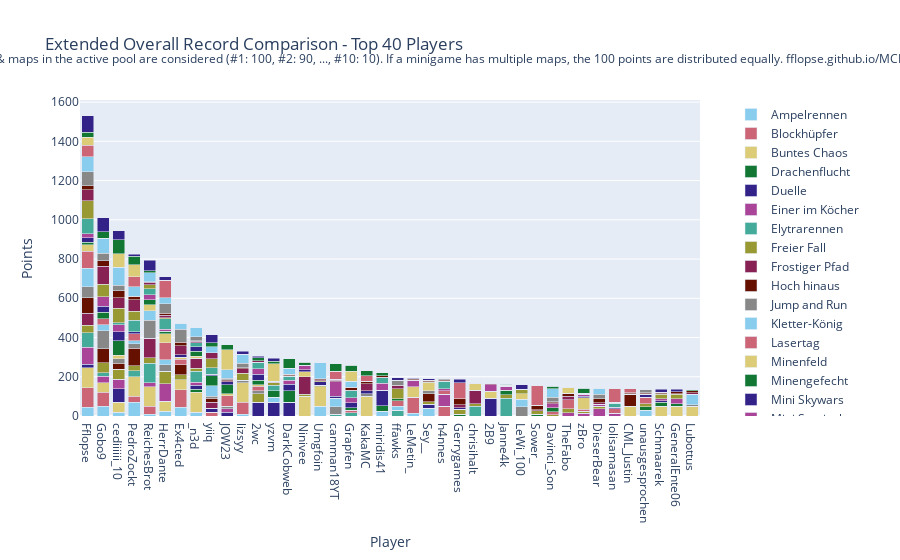

Notebook cell for this chart:
### Code cell
import plotly.graph_objects as go

# Sum all columns to get the total score
outDf['Total'] = outDf.sum(axis=1)

# Sort by total score and fill N/A values with 0
outDf = outDf.sort_values(by='Total', ascending=False).fillna(0)

# Crop to top 10 players
cropDf = outDf.head(40).copy()

# Drop the 'Total' column for plotting
cropDf = cropDf.drop(columns=['Total'])

# Create a color palette
color_palette = px.colors.qualitative.Safe

# Create the stacked bar plot
fig = go.Figure()

for column in cropDf.columns.difference(['Player']):
    fig.add_trace(go.Bar(
        x=cropDf.index,
        y=cropDf[column],
        name=column,
        marker_color=color_palette[len(fig.data) % len(color_palette)]
    ))

# Update layout
fig.update_layout(
    barmode='stack',
    title='Extended Overall Record Comparison - Top 40 Players',
    xaxis=dict(title='Player'),
    yaxis=dict(title='Points'),
    #height=800,
    #width=1000,
    legend=dict(
        x=1.05,
        y=0.5,
        traceorder='normal',
        font=dict(size=12),
        bgcolor='rgba(255, 255, 255, 0)',
        bordercolor='rgba(0, 0, 0, 0)'
    ),
    margin=dict(r=200),  # Adjust right margin to make room for the legend
    annotations=[
        dict(
            x=0.5,
            y=1.1635,
            xref='paper',
            yref='paper',
            text='Max 100 points per minigame. Records #1 through #10 of games & maps in the active pool are considered (#1: 100, #2: 90, ..., #10: 10). If a minigame has multiple maps, the 100 points are distributed equally. fflopse.github.io/MCP-Records/data-analysis/global-ranking.ipynb',
            showarrow=False,
            font=dict(size=12),
            xanchor='center'
        )
    ]
)

fig.show()

# save the plot as an html file

fig.write_html('out/ext_overall_record_comparison.html')

### Figure 1 — Plotly figure (JSON) as saved in the notebook; plotly's stock layout.template omitted (floating-point values rounded to 4 significant figures)
{"data": [{"marker": {"color": "rgb(136, 204, 238)"}, "name": "Ampelrennen", "type": "bar", "x": ["Fflopse", "Gobo9", "cediiiiii_10", "PedroZockt", "ReichesBrot", "HerrDante", "Ex4cted", "_n3d", "yiiq", "JOW23", "lizsyy", "2wc", "yzvm", "DarkCobweb", "Ninivee", "Umgfoin", "camman18YT", "Grapfen", "KakaMC", "miridis41", "ffawks", "LeMetin_", "Sey__", "h4nnes", "Gerrygames", "chrisihalt", "2B9", "Janne4k", "LeWi_100", "Sower_", "Davinci_Son", "TheFabo", "zBro", "DieserBear", "lolisamasan", "CML_Justin", "unausgesprochen", "Schmaarek", "GeneralEnte06", "Lubottus"], "y": [45, 50, 20, 70, 10, 25, 45, 20, 0, 0, 10, 0, 0, 0, 0, 50, 0, 0, 0, 25, 0, 15, 40, 0, 0, 0, 0, 0, 0, 0, 0, 0, 0, 0, 0, 0, 30, 0, 0, 0]}, {"marker": {"color": "rgb(204, 102, 119)"}, "name": "Blockhüpfer", "type": "bar", "x": ["Fflopse", "Gobo9", "cediiiiii_10", "PedroZockt", "ReichesBrot", "HerrDante", "Ex4cted", "_n3d", "yiiq", "JOW23", "lizsyy", "2wc", "yzvm", "DarkCobweb", "Ninivee", "Umgfoin", "camman18YT", "Grapfen", "KakaMC", "miridis41", "ffawks", "LeMetin_", "Sey__", "h4nnes", "Gerrygames", "chrisihalt", "2B9", "Janne4k", "LeWi_100", "Sower_", "Davinci_Son", "TheFabo", "zBro", "DieserBear", "lolisamasan", "CML_Justin", "unausgesprochen", "Schmaarek", "GeneralEnte06", "Lubottus"], "y": [100, 70, 0, 30, 40, 0, 90, 0, 20, 0, 60, 0, 0, 0, 0, 0, 0, 0, 0, 0, 0, 80, 0, 50, 0, 0, 0, 0, 0, 0, 0, 0, 0, 0, 0, 0, 0, 0, 0, 0]}, {"marker": {"color": "rgb(221, 204, 119)"}, "name": "Buntes Chaos", "type": "bar", "x": ["Fflopse", "Gobo9", "cediiiiii_10", "PedroZockt", "ReichesBrot", "HerrDante", "Ex4cted", "_n3d", "yiiq", "JOW23", "lizsyy", "2wc", "yzvm", "DarkCobweb", "Ninivee", "Umgfoin", "camman18YT", "Grapfen", "KakaMC", "miridis41", "ffawks", "LeMetin_", "Sey__", "h4nnes", "Gerrygames", "chrisihalt", "2B9", "Janne4k", "LeWi_100", "Sower_", "Davinci_Son", "TheFabo", "zBro", "DieserBear", "lolisamasan", "CML_Justin", "unausgesprochen", "Schmaarek", "GeneralEnte06", "Lubottus"], "y": [100, 50, 50, 100, 100, 50, 50, 100, 0, 0, 100, 0, 0, 0, 100, 100, 0, 0, 100, 0, 0, 0, 0, 0, 0, 0, 0, 0, 0, 0, 0, 0, 0, 0, 0, 50, 0, 50, 50, 50]}, {"marker": {"color": "rgb(17, 119, 51)"}, "name": "Drachenflucht", "type": "bar", "x": ["Fflopse", "Gobo9", "cediiiiii_10", "PedroZockt", "ReichesBrot", "HerrDante", "Ex4cted", "_n3d", "yiiq", "JOW23", "lizsyy", "2wc", "yzvm", "DarkCobweb", "Ninivee", "Umgfoin", "camman18YT", "Grapfen", "KakaMC", "miridis41", "ffawks", "LeMetin_", "Sey__", "h4nnes", "Gerrygames", "chrisihalt", "2B9", "Janne4k", "LeWi_100", "Sower_", "Davinci_Son", "TheFabo", "zBro", "DieserBear", "lolisamasan", "CML_Justin", "unausgesprochen", "Schmaarek", "GeneralEnte06", "Lubottus"], "y": [0, 0, 0, 0, 0, 0, 0, 16, 0, 0, 0, 0, 0, 0, 0, 0, 0, 0, 0, 26, 0, 0, 0, 0, 10, 0, 0, 0, 0, 8, 0, 0, 0, 0, 0, 0, 16, 0, 0, 0]}, {"marker": {"color": "rgb(51, 34, 136)"}, "name": "Duelle", "type": "bar", "x": ["Fflopse", "Gobo9", "cediiiiii_10", "PedroZockt", "ReichesBrot", "HerrDante", "Ex4cted", "_n3d", "yiiq", "JOW23", "lizsyy", "2wc", "yzvm", "DarkCobweb", "Ninivee", "Umgfoin", "camman18YT", "Grapfen", "KakaMC", "miridis41", "ffawks", "LeMetin_", "Sey__", "h4nnes", "Gerrygames", "chrisihalt", "2B9", "Janne4k", "LeWi_100", "Sower_", "Davinci_Son", "TheFabo", "zBro", "DieserBear", "lolisamasan", "CML_Justin", "unausgesprochen", "Schmaarek", "GeneralEnte06", "Lubottus"], "y": [20, 0, 70, 0, 0, 0, 0, 20, 20, 20, 0, 70, 70, 70, 0, 0, 0, 0, 0, 80, 0, 0, 20, 0, 0, 0, 90, 0, 0, 0, 0, 0, 0, 0, 0, 0, 0, 0, 0, 0]}, {"marker": {"color": "rgb(170, 68, 153)"}, "name": "Einer im Köcher", "type": "bar", "x": ["Fflopse", "Gobo9", "cediiiiii_10", "PedroZockt", "ReichesBrot", "HerrDante", "Ex4cted", "_n3d", "yiiq", "JOW23", "lizsyy", "2wc", "yzvm", "DarkCobweb", "Ninivee", "Umgfoin", "camman18YT", "Grapfen", "KakaMC", "miridis41", "ffawks", "LeMetin_", "Sey__", "h4nnes", "Gerrygames", "chrisihalt", "2B9", "Janne4k", "LeWi_100", "Sower_", "Davinci_Son", "TheFabo", "zBro", "DieserBear", "lolisamasan", "CML_Justin", "unausgesprochen", "Schmaarek", "GeneralEnte06", "Lubottus"], "y": [86.67, 33.33, 46.67, 0, 20, 90, 0, 16.67, 0, 16.67, 0, 0, 0, 0, 0, 0, 0, 0, 0, 0, 0, 0, 0, 60, 0, 0, 0, 0, 0, 0, 0, 16.67, 13.33, 36.67, 13.33, 0, 0, 0, 0, 0]}, {"marker": {"color": "rgb(68, 170, 153)"}, "name": "Elytrarennen", "type": "bar", "x": ["Fflopse", "Gobo9", "cediiiiii_10", "PedroZockt", "ReichesBrot", "HerrDante", "Ex4cted", "_n3d", "yiiq", "JOW23", "lizsyy", "2wc", "yzvm", "DarkCobweb", "Ninivee", "Umgfoin", "camman18YT", "Grapfen", "KakaMC", "miridis41", "ffawks", "LeMetin_", "Sey__", "h4nnes", "Gerrygames", "chrisihalt", "2B9", "Janne4k", "LeWi_100", "Sower_", "Davinci_Son", "TheFabo", "zBro", "DieserBear", "lolisamasan", "CML_Justin", "unausgesprochen", "Schmaarek", "GeneralEnte06", "Lubottus"], "y": [73.33, 16.67, 0, 30, 100, 0, 0, 56.67, 0, 0, 0, 0, 0, 0, 0, 0, 10, 16.67, 0, 0, 30, 0, 0, 0, 0, 50, 0, 90, 0, 0, 0, 0, 0, 0, 0, 0, 0, 0, 0, 0]}, {"marker": {"color": "rgb(153, 153, 51)"}, "name": "Freier Fall", "type": "bar", "x": ["Fflopse", "Gobo9", "cediiiiii_10", "PedroZockt", "ReichesBrot", "HerrDante", "Ex4cted", "_n3d", "yiiq", "JOW23", "lizsyy", "2wc", "yzvm", "DarkCobweb", "Ninivee", "Umgfoin", "camman18YT", "Grapfen", "KakaMC", "miridis41", "ffawks", "LeMetin_", "Sey__", "h4nnes", "Gerrygames", "chrisihalt", "2B9", "Janne4k", "LeWi_100", "Sower_", "Davinci_Son", "TheFabo", "zBro", "DieserBear", "lolisamasan", "CML_Justin", "unausgesprochen", "Schmaarek", "GeneralEnte06", "Lubottus"], "y": [37.5, 52.5, 52.5, 25, 27.5, 62.5, 25, 15, 0, 0, 0, 42.5, 0, 0, 10, 7.5, 0, 0, 0, 0, 0, 0, 12.5, 0, 25, 12.5, 0, 17.5, 0, 20, 7.5, 20, 10, 12.5, 0, 0, 17.5, 0, 0, 0]}, {"marker": {"color": "rgb(136, 34, 85)"}, "name": "Frostiger Pfad", "type": "bar", "x": ["Fflopse", "Gobo9", "cediiiiii_10", "PedroZockt", "ReichesBrot", "HerrDante", "Ex4cted", "_n3d", "yiiq", "JOW23", "lizsyy", "2wc", "yzvm", "DarkCobweb", "Ninivee", "Umgfoin", "camman18YT", "Grapfen", "KakaMC", "miridis41", "ffawks", "LeMetin_", "Sey__", "h4nnes", "Gerrygames", "chrisihalt", "2B9", "Janne4k", "LeWi_100", "Sower_", "Davinci_Son", "TheFabo", "zBro", "DieserBear", "lolisamasan", "CML_Justin", "unausgesprochen", "Schmaarek", "GeneralEnte06", "Lubottus"], "y": [60, 0, 0, 0, 100, 0, 0, 50, 30, 0, 0, 0, 0, 0, 90, 0, 0, 0, 0, 0, 0, 0, 0, 0, 0, 70, 0, 0, 0, 0, 0, 0, 0, 0, 0, 0, 0, 0, 0, 0]}, {"marker": {"color": "rgb(102, 17, 0)"}, "name": "Hoch hinaus", "type": "bar", "x": ["Fflopse", "Gobo9", "cediiiiii_10", "PedroZockt", "ReichesBrot", "HerrDante", "Ex4cted", "_n3d", "yiiq", "JOW23", "lizsyy", "2wc", "yzvm", "DarkCobweb", "Ninivee", "Umgfoin", "camman18YT", "Grapfen", "KakaMC", "miridis41", "ffawks", "LeMetin_", "Sey__", "h4nnes", "Gerrygames", "chrisihalt", "2B9", "Janne4k", "LeWi_100", "Sower_", "Davinci_Son", "TheFabo", "zBro", "DieserBear", "lolisamasan", "CML_Justin", "unausgesprochen", "Schmaarek", "GeneralEnte06", "Lubottus"], "y": [80, 70, 30, 90, 0, 0, 50, 0, 20, 0, 0, 0, 0, 0, 0, 0, 0, 0, 0, 0, 0, 0, 40, 0, 0, 0, 0, 0, 0, 0, 0, 0, 0, 0, 0, 60, 0, 0, 0, 0]}, {"marker": {"color": "rgb(136, 136, 136)"}, "name": "Jump and Run", "type": "bar", "x": ["Fflopse", "Gobo9", "cediiiiii_10", "PedroZockt", "ReichesBrot", "HerrDante", "Ex4cted", "_n3d", "yiiq", "JOW23", "lizsyy", "2wc", "yzvm", "DarkCobweb", "Ninivee", "Umgfoin", "camman18YT", "Grapfen", "KakaMC", "miridis41", "ffawks", "LeMetin_", "Sey__", "h4nnes", "Gerrygames", "chrisihalt", "2B9", "Janne4k", "LeWi_100", "Sower_", "Davinci_Son", "TheFabo", "zBro", "DieserBear", "lolisamasan", "CML_Justin", "unausgesprochen", "Schmaarek", "GeneralEnte06", "Lubottus"], "y": [56.67, 93.33, 23.33, 23.33, 90, 33.33, 0, 0, 10, 13.33, 13.33, 16.67, 0, 0, 0, 0, 36.67, 0, 13.33, 0, 0, 0, 16.67, 0, 0, 0, 0, 0, 46.67, 0, 0, 0, 0, 0, 0, 0, 0, 0, 0, 6.667]}, {"marker": {"color": "rgb(136, 204, 238)"}, "name": "Kletter-König", "type": "bar", "x": ["Fflopse", "Gobo9", "cediiiiii_10", "PedroZockt", "ReichesBrot", "HerrDante", "Ex4cted", "_n3d", "yiiq", "JOW23", "lizsyy", "2wc", "yzvm", "DarkCobweb", "Ninivee", "Umgfoin", "camman18YT", "Grapfen", "KakaMC", "miridis41", "ffawks", "LeMetin_", "Sey__", "h4nnes", "Gerrygames", "chrisihalt", "2B9", "Janne4k", "LeWi_100", "Sower_", "Davinci_Son", "TheFabo", "zBro", "DieserBear", "lolisamasan", "CML_Justin", "unausgesprochen", "Schmaarek", "GeneralEnte06", "Lubottus"], "y": [95, 30, 0, 15, 50, 25, 0, 0, 55, 0, 0, 0, 25, 0, 0, 0, 45, 0, 0, 0, 20, 0, 0, 0, 0, 0, 0, 0, 40, 0, 0, 0, 0, 0, 0, 0, 0, 0, 0, 55]}, {"marker": {"color": "rgb(204, 102, 119)"}, "name": "Lasertag", "type": "bar", "x": ["Fflopse", "Gobo9", "cediiiiii_10", "PedroZockt", "ReichesBrot", "HerrDante", "Ex4cted", "_n3d", "yiiq", "JOW23", "lizsyy", "2wc", "yzvm", "DarkCobweb", "Ninivee", "Umgfoin", "camman18YT", "Grapfen", "KakaMC", "miridis41", "ffawks", "LeMetin_", "Sey__", "h4nnes", "Gerrygames", "chrisihalt", "2B9", "Janne4k", "LeWi_100", "Sower_", "Davinci_Son", "TheFabo", "zBro", "DieserBear", "lolisamasan", "CML_Justin", "unausgesprochen", "Schmaarek", "GeneralEnte06", "Lubottus"], "y": [86.67, 30, 0, 36.67, 0, 86.67, 30, 0, 0, 53.33, 0, 23.33, 0, 0, 0, 0, 0, 13.33, 0, 0, 26.67, 0, 0, 20, 0, 0, 0, 0, 0, 0, 13.33, 46.67, 10, 0, 23.33, 0, 33.33, 0, 0, 0]}, {"marker": {"color": "rgb(221, 204, 119)"}, "name": "Minenfeld", "type": "bar", "x": ["Fflopse", "Gobo9", "cediiiiii_10", "PedroZockt", "ReichesBrot", "HerrDante", "Ex4cted", "_n3d", "yiiq", "JOW23", "lizsyy", "2wc", "yzvm", "DarkCobweb", "Ninivee", "Umgfoin", "camman18YT", "Grapfen", "KakaMC", "miridis41", "ffawks", "LeMetin_", "Sey__", "h4nnes", "Gerrygames", "chrisihalt", "2B9", "Janne4k", "LeWi_100", "Sower_", "Davinci_Son", "TheFabo", "zBro", "DieserBear", "lolisamasan", "CML_Justin", "unausgesprochen", "Schmaarek", "GeneralEnte06", "Lubottus"], "y": [33.33, 0, 16.67, 0, 30, 46.67, 10, 10, 0, 10, 0, 6.667, 0, 0, 26.67, 0, 0, 0, 0, 0, 0, 53.33, 40, 0, 0, 33.33, 36.67, 0, 26.67, 0, 0, 0, 60, 0, 0, 0, 0, 0, 0, 0]}, {"marker": {"color": "rgb(17, 119, 51)"}, "name": "Minengefecht", "type": "bar", "x": ["Fflopse", "Gobo9", "cediiiiii_10", "PedroZockt", "ReichesBrot", "HerrDante", "Ex4cted", "_n3d", "yiiq", "JOW23", "lizsyy", "2wc", "yzvm", "DarkCobweb", "Ninivee", "Umgfoin", "camman18YT", "Grapfen", "KakaMC", "miridis41", "ffawks", "LeMetin_", "Sey__", "h4nnes", "Gerrygames", "chrisihalt", "2B9", "Janne4k", "LeWi_100", "Sower_", "Davinci_Son", "TheFabo", "zBro", "DieserBear", "lolisamasan", "CML_Justin", "unausgesprochen", "Schmaarek", "GeneralEnte06", "Lubottus"], "y": [12.5, 32.5, 75, 0, 25, 12.5, 0, 25, 50, 45, 0, 22.5, 35, 60, 0, 0, 0, 12.5, 0, 0, 12.5, 0, 0, 0, 0, 0, 0, 25, 0, 0, 22.5, 0, 0, 0, 0, 0, 0, 20, 12.5, 0]}, {"marker": {"color": "rgb(51, 34, 136)"}, "name": "Mini Skywars", "type": "bar", "x": ["Fflopse", "Gobo9", "cediiiiii_10", "PedroZockt", "ReichesBrot", "HerrDante", "Ex4cted", "_n3d", "yiiq", "JOW23", "lizsyy", "2wc", "yzvm", "DarkCobweb", "Ninivee", "Umgfoin", "camman18YT", "Grapfen", "KakaMC", "miridis41", "ffawks", "LeMetin_", "Sey__", "h4nnes", "Gerrygames", "chrisihalt", "2B9", "Janne4k", "LeWi_100", "Sower_", "Davinci_Son", "TheFabo", "zBro", "DieserBear", "lolisamasan", "CML_Justin", "unausgesprochen", "Schmaarek", "GeneralEnte06", "Lubottus"], "y": [21.67, 31.67, 45, 8.333, 0, 0, 11.67, 23.33, 8.333, 16.67, 0, 31.67, 0, 31.67, 8.333, 16.67, 8.333, 25, 16.67, 0, 0, 0, 0, 0, 6.667, 0, 0, 0, 0, 0, 0, 0, 6.667, 0, 8.333, 0, 13.33, 8.333, 0, 0]}, {"marker": {"color": "rgb(170, 68, 153)"}, "name": "Mini Survivalgames", "type": "bar", "x": ["Fflopse", "Gobo9", "cediiiiii_10", "PedroZockt", "ReichesBrot", "HerrDante", "Ex4cted", "_n3d", "yiiq", "JOW23", "lizsyy", "2wc", "yzvm", "DarkCobweb", "Ninivee", "Umgfoin", "camman18YT", "Grapfen", "KakaMC", "miridis41", "ffawks", "LeMetin_", "Sey__", "h4nnes", "Gerrygames", "chrisihalt", "2B9", "Janne4k", "LeWi_100", "Sower_", "Davinci_Son", "TheFabo", "zBro", "DieserBear", "lolisamasan", "CML_Justin", "unausgesprochen", "Schmaarek", "GeneralEnte06", "Lubottus"], "y": [20, 46.67, 36.67, 0, 26.67, 10, 0, 0, 0, 0, 0, 26.67, 0, 20, 20, 0, 73.33, 26.67, 0, 36.67, 0, 33.33, 0, 10, 0, 0, 33.33, 20, 0, 0, 20, 0, 10, 10, 0, 0, 0, 10, 26.67, 0]}, {"marker": {"color": "rgb(68, 170, 153)"}, "name": "Paintball", "type": "bar", "x": ["Fflopse", "Gobo9", "cediiiiii_10", "PedroZockt", "ReichesBrot", "HerrDante", "Ex4cted", "_n3d", "yiiq", "JOW23", "lizsyy", "2wc", "yzvm", "DarkCobweb", "Ninivee", "Umgfoin", "camman18YT", "Grapfen", "KakaMC", "miridis41", "ffawks", "LeMetin_", "Sey__", "h4nnes", "Gerrygames", "chrisihalt", "2B9", "Janne4k", "LeWi_100", "Sower_", "Davinci_Son", "TheFabo", "zBro", "DieserBear", "lolisamasan", "CML_Justin", "unausgesprochen", "Schmaarek", "GeneralEnte06", "Lubottus"], "y": [76.67, 0, 10, 60, 30, 53.33, 0, 20, 33.33, 0, 0, 33.33, 26.67, 20, 0, 0, 0, 33.33, 0, 26.67, 0, 0, 0, 36.67, 0, 0, 0, 0, 0, 0, 0, 0, 0, 0, 20, 0, 0, 0, 0, 0]}, {"marker": {"color": "rgb(153, 153, 51)"}, "name": "Pferderennen", "type": "bar", "x": ["Fflopse", "Gobo9", "cediiiiii_10", "PedroZockt", "ReichesBrot", "HerrDante", "Ex4cted", "_n3d", "yiiq", "JOW23", "lizsyy", "2wc", "yzvm", "DarkCobweb", "Ninivee", "Umgfoin", "camman18YT", "Grapfen", "KakaMC", "miridis41", "ffawks", "LeMetin_", "Sey__", "h4nnes", "Gerrygames", "chrisihalt", "2B9", "Janne4k", "LeWi_100", "Sower_", "Davinci_Son", "TheFabo", "zBro", "DieserBear", "lolisamasan", "CML_Justin", "unausgesprochen", "Schmaarek", "GeneralEnte06", "Lubottus"], "y": [91.67, 65, 73.33, 45, 20, 6.667, 0, 0, 45, 0, 35, 0, 13.33, 0, 0, 6.667, 0, 0, 0, 0, 50, 0, 3.333, 0, 0, 0, 0, 0, 20, 0, 0, 0, 0, 0, 0, 0, 0, 21.67, 21.67, 0]}, {"marker": {"color": "rgb(136, 34, 85)"}, "name": "Replika", "type": "bar", "x": ["Fflopse", "Gobo9", "cediiiiii_10", "PedroZockt", "ReichesBrot", "HerrDante", "Ex4cted", "_n3d", "yiiq", "JOW23", "lizsyy", "2wc", "yzvm", "DarkCobweb", "Ninivee", "Umgfoin", "camman18YT", "Grapfen", "KakaMC", "miridis41", "ffawks", "LeMetin_", "Sey__", "h4nnes", "Gerrygames", "chrisihalt", "2B9", "Janne4k", "LeWi_100", "Sower_", "Davinci_Son", "TheFabo", "zBro", "DieserBear", "lolisamasan", "CML_Justin", "unausgesprochen", "Schmaarek", "GeneralEnte06", "Lubottus"], "y": [56.5, 91.36, 53.11, 60.29, 11.55, 11.26, 46.31, 7.282, 30.97, 5.437, 21.55, 7.476, 2.816, 4.757, 2.816, 2.816, 7.961, 4.466, 35.44, 3.981, 15.53, 3.981, 3.01, 2.816, 15.83, 3.204, 4.563, 4.951, 2.136, 4.951, 5.243, 16.41, 3.592, 9.223, 3.01, 4.175, 4.175, 2.816, 3.204, 6.019]}, {"marker": {"color": "rgb(102, 17, 0)"}, "name": "Sammelwahn", "type": "bar", "x": ["Fflopse", "Gobo9", "cediiiiii_10", "PedroZockt", "ReichesBrot", "HerrDante", "Ex4cted", "_n3d", "yiiq", "JOW23", "lizsyy", "2wc", "yzvm", "DarkCobweb", "Ninivee", "Umgfoin", "camman18YT", "Grapfen", "KakaMC", "miridis41", "ffawks", "LeMetin_", "Sey__", "h4nnes", "Gerrygames", "chrisihalt", "2B9", "Janne4k", "LeWi_100", "Sower_", "Davinci_Son", "TheFabo", "zBro", "DieserBear", "lolisamasan", "CML_Justin", "unausgesprochen", "Schmaarek", "GeneralEnte06", "Lubottus"], "y": [20.5, 27.5, 35.25, 16.25, 3.25, 10, 16.75, 4.5, 0, 4, 5, 0, 4.5, 6, 2, 7, 6, 15.75, 10.75, 7, 2.75, 3, 7.75, 4.75, 31, 3.25, 2.5, 0, 0, 21.75, 3.25, 17.25, 3.5, 20.5, 1, 4.75, 3.25, 9.5, 9.75, 10.25]}, {"marker": {"color": "rgb(136, 136, 136)"}, "name": "Schießstand", "type": "bar", "x": ["Fflopse", "Gobo9", "cediiiiii_10", "PedroZockt", "ReichesBrot", "HerrDante", "Ex4cted", "_n3d", "yiiq", "JOW23", "lizsyy", "2wc", "yzvm", "DarkCobweb", "Ninivee", "Umgfoin", "camman18YT", "Grapfen", "KakaMC", "miridis41", "ffawks", "LeMetin_", "Sey__", "h4nnes", "Gerrygames", "chrisihalt", "2B9", "Janne4k", "LeWi_100", "Sower_", "Davinci_Son", "TheFabo", "zBro", "DieserBear", "lolisamasan", "CML_Justin", "unausgesprochen", "Schmaarek", "GeneralEnte06", "Lubottus"], "y": [72.5, 40, 30, 0, 0, 50, 67.5, 20, 0, 7.5, 25, 0, 0, 0, 0, 0, 0, 0, 0, 0, 25, 0, 0, 5, 0, 0, 0, 0, 0, 0, 22.5, 0, 0, 22.5, 0, 0, 20, 0, 0, 0]}, {"marker": {"color": "rgb(136, 204, 238)"}, "name": "Spleef", "type": "bar", "x": ["Fflopse", "Gobo9", "cediiiiii_10", "PedroZockt", "ReichesBrot", "HerrDante", "Ex4cted", "_n3d", "yiiq", "JOW23", "lizsyy", "2wc", "yzvm", "DarkCobweb", "Ninivee", "Umgfoin", "camman18YT", "Grapfen", "KakaMC", "miridis41", "ffawks", "LeMetin_", "Sey__", "h4nnes", "Gerrygames", "chrisihalt", "2B9", "Janne4k", "LeWi_100", "Sower_", "Davinci_Son", "TheFabo", "zBro", "DieserBear", "lolisamasan", "CML_Justin", "unausgesprochen", "Schmaarek", "GeneralEnte06", "Lubottus"], "y": [75, 75, 90, 50, 45, 30, 30, 45, 30, 45, 45, 0, 0, 30, 0, 80, 0, 30, 0, 0, 0, 0, 0, 0, 0, 0, 0, 0, 0, 0, 45, 0, 0, 30, 0, 0, 0, 0, 0, 0]}, {"marker": {"color": "rgb(204, 102, 119)"}, "name": "Todeswürfel", "type": "bar", "x": ["Fflopse", "Gobo9", "cediiiiii_10", "PedroZockt", "ReichesBrot", "HerrDante", "Ex4cted", "_n3d", "yiiq", "JOW23", "lizsyy", "2wc", "yzvm", "DarkCobweb", "Ninivee", "Umgfoin", "camman18YT", "Grapfen", "KakaMC", "miridis41", "ffawks", "LeMetin_", "Sey__", "h4nnes", "Gerrygames", "chrisihalt", "2B9", "Janne4k", "LeWi_100", "Sower_", "Davinci_Son", "TheFabo", "zBro", "DieserBear", "lolisamasan", "CML_Justin", "unausgesprochen", "Schmaarek", "GeneralEnte06", "Lubottus"], "y": [60, 0, 0, 50, 0, 90, 0, 0, 0, 0, 0, 0, 0, 0, 0, 0, 40, 0, 30, 0, 0, 0, 0, 0, 80, 0, 0, 0, 0, 100, 0, 0, 0, 0, 70, 20, 0, 0, 0, 0]}, {"marker": {"color": "rgb(221, 204, 119)"}, "name": "Waffenfolge", "type": "bar", "x": ["Fflopse", "Gobo9", "cediiiiii_10", "PedroZockt", "ReichesBrot", "HerrDante", "Ex4cted", "_n3d", "yiiq", "JOW23", "lizsyy", "2wc", "yzvm", "DarkCobweb", "Ninivee", "Umgfoin", "camman18YT", "Grapfen", "KakaMC", "miridis41", "ffawks", "LeMetin_", "Sey__", "h4nnes", "Gerrygames", "chrisihalt", "2B9", "Janne4k", "LeWi_100", "Sower_", "Davinci_Son", "TheFabo", "zBro", "DieserBear", "lolisamasan", "CML_Justin", "unausgesprochen", "Schmaarek", "GeneralEnte06", "Lubottus"], "y": [40, 0, 70, 60, 0, 0, 0, 0, 0, 100, 0, 0, 90, 0, 0, 0, 0, 50, 0, 0, 0, 0, 0, 0, 0, 0, 0, 0, 0, 0, 0, 30, 0, 0, 0, 0, 0, 0, 0, 0]}, {"marker": {"color": "rgb(17, 119, 51)"}, "name": "Walls", "type": "bar", "x": ["Fflopse", "Gobo9", "cediiiiii_10", "PedroZockt", "ReichesBrot", "HerrDante", "Ex4cted", "_n3d", "yiiq", "JOW23", "lizsyy", "2wc", "yzvm", "DarkCobweb", "Ninivee", "Umgfoin", "camman18YT", "Grapfen", "KakaMC", "miridis41", "ffawks", "LeMetin_", "Sey__", "h4nnes", "Gerrygames", "chrisihalt", "2B9", "Janne4k", "LeWi_100", "Sower_", "Davinci_Son", "TheFabo", "zBro", "DieserBear", "lolisamasan", "CML_Justin", "unausgesprochen", "Schmaarek", "GeneralEnte06", "Lubottus"], "y": [25, 32.5, 70, 45, 12.5, 0, 0, 0, 20, 25, 0, 15, 12.5, 50, 15, 0, 40, 30, 25, 15, 0, 0, 0, 0, 0, 0, 0, 5, 0, 0, 12.5, 0, 25, 0, 0, 0, 0, 0, 0, 5]}, {"marker": {"color": "rgb(51, 34, 136)"}, "name": "Wettrennen", "type": "bar", "x": ["Fflopse", "Gobo9", "cediiiiii_10", "PedroZockt", "ReichesBrot", "HerrDante", "Ex4cted", "_n3d", "yiiq", "JOW23", "lizsyy", "2wc", "yzvm", "DarkCobweb", "Ninivee", "Umgfoin", "camman18YT", "Grapfen", "KakaMC", "miridis41", "ffawks", "LeMetin_", "Sey__", "h4nnes", "Gerrygames", "chrisihalt", "2B9", "Janne4k", "LeWi_100", "Sower_", "Davinci_Son", "TheFabo", "zBro", "DieserBear", "lolisamasan", "CML_Justin", "unausgesprochen", "Schmaarek", "GeneralEnte06", "Lubottus"], "y": [84, 72, 48, 10, 52, 16, 0, 0, 42, 0, 14, 8, 14, 0, 0, 0, 0, 0, 0, 0, 12, 4, 6, 0, 20, 0, 0, 0, 24, 0, 0, 0, 0, 0, 0, 0, 0, 14, 12, 0]}], "layout": {"annotations": [{"font": {"size": 12}, "showarrow": false, "text": "Max 100 points per minigame. Records #1 through #10 of games & maps in the active pool are considered (#1: 100, #2: 90, ..., #10: 10). If a minigame has multiple maps, the 100 points are distributed equally. fflopse.github.io/MCP-Records/data-analysis/global-ranking.ipynb", "x": 0.5, "xanchor": "center", "xref": "paper", "y": 1.163, "yref": "paper"}], "barmode": "stack", "legend": {"bgcolor": "rgba(255, 255, 255, 0)", "bordercolor": "rgba(0, 0, 0, 0)", "font": {"size": 12}, "traceorder": "normal", "x": 1.05, "y": 0.5}, "margin": {"r": 200}, "title": {"text": "Extended Overall Record Comparison - Top 40 Players"}, "xaxis": {"title": {"text": "Player"}}, "yaxis": {"title": {"text": "Points"}}}}
